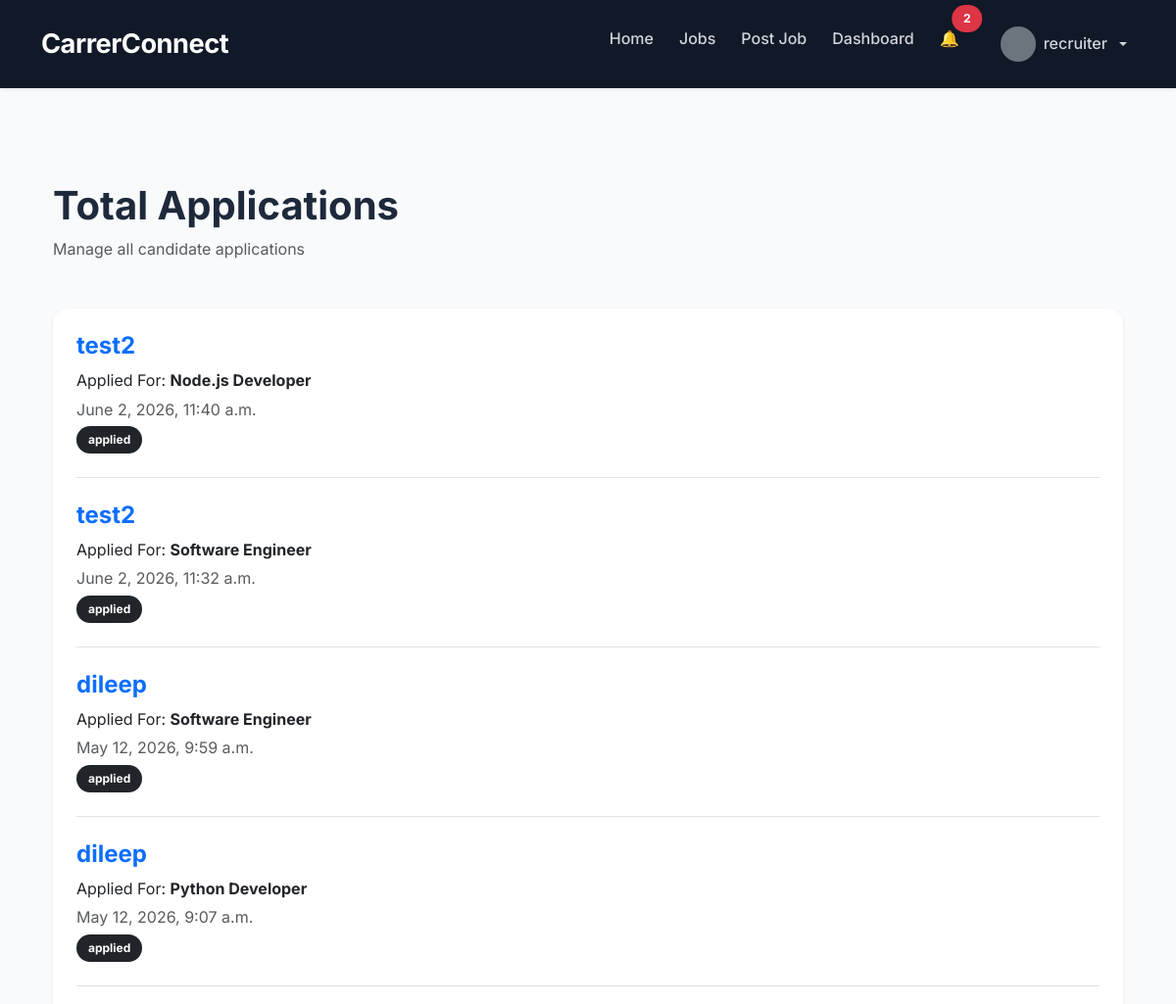
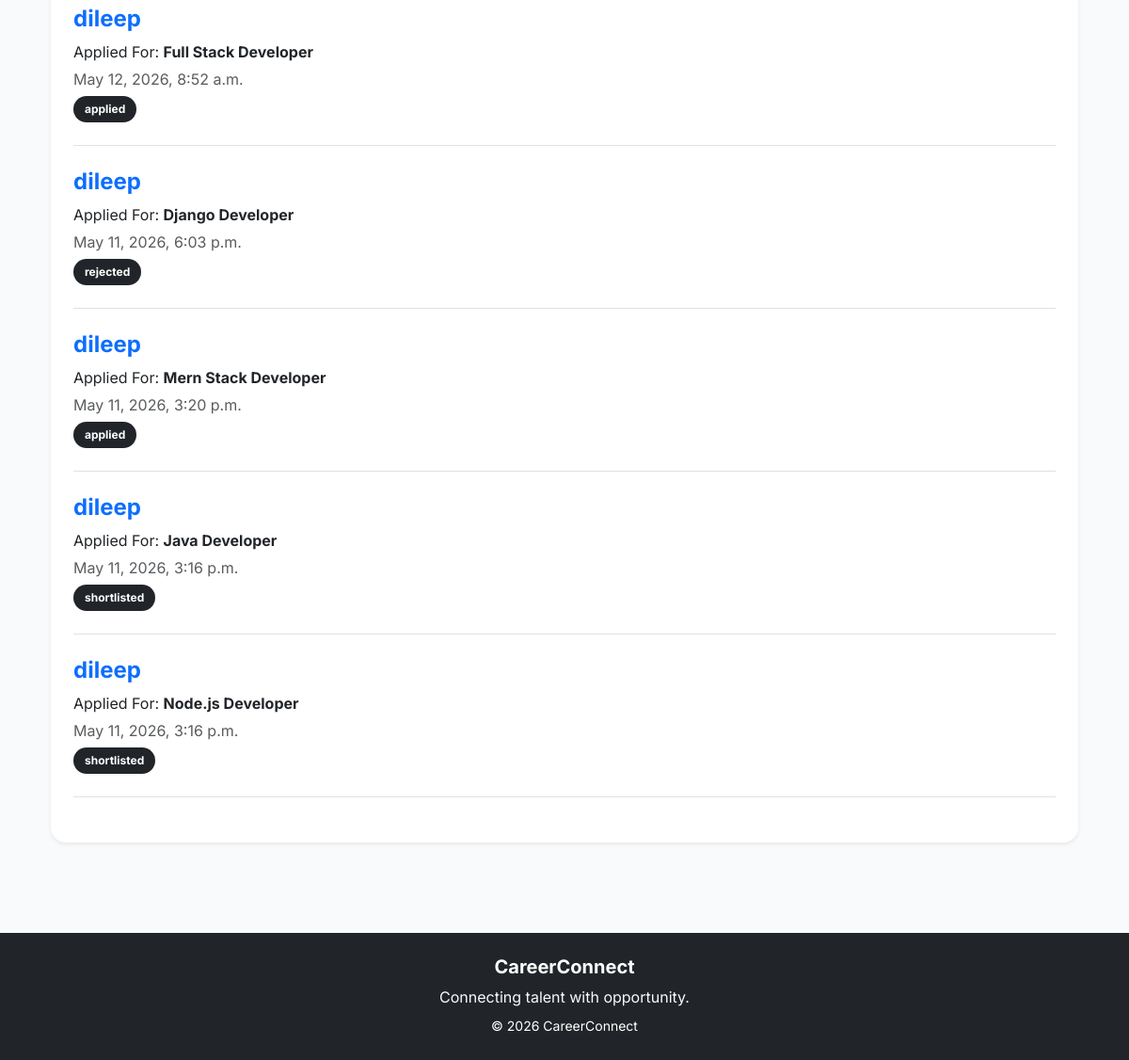
The page /applications/recruiter/applications/ (signed in) on the database its author committed (2 pictures, top to bottom).
### applications/models.py (models this page shows, shortened)
class Application(models.Model):
    STATUS_CHOICES = [
    ('applied', 'Applied'),
    ('reviewed', 'Reviewed'),
    ('shortlisted', 'Shortlisted'),
    ('accepted', 'Accepted'),
    ('rejected', 'Rejected'),
]
    job = models.ForeignKey(
        Job,
        on_delete=models.CASCADE
    )
    applicant = models.ForeignKey(
        User,
        on_delete=models.CASCADE
    )
    status = models.CharField(
    max_length=20,
    choices=STATUS_CHOICES,
    default='applied'
)
    applied_at = models.DateTimeField(
        auto_now_add=True
    )

### jobs/models.py (models this page shows, shortened)
class Job(models.Model):
    JOB_TYPE_CHOICES = (
        ('full_time', 'Full Time'),
        ('part_time', 'Part Time'),
        ('internship', 'Internship'),
        ('remote', 'Remote'),
)
    EXPERIENCE_LEVEL_CHOICES = (
    ('fresher', 'Fresher'),
    ('junior', 'Junior'),
    ('mid', 'Mid Level'),
    ('senior', 'Senior'),
)
    recruiter = models.ForeignKey(
        User,
        on_delete=models.CASCADE
    )
    title = models.CharField(
        max_length=255
    )
    company_name = models.CharField(
        max_length=255
    )
    company_logo = models.ImageField(
    upload_to='company_logos/',
    blank=True,
    null=True
    )
    location = models.CharField(
        max_length=255
    )
    salary = models.CharField(
        max_length=100
    )
    job_type = models.CharField(
        max_length=50,
        choices=JOB_TYPE_CHOICES
    )
    experience_level = models.CharField(
    max_length=50,
    choices=EXPERIENCE_LEVEL_CHOICES,
    default='fresher'
)
    description = models.TextField()
    requirements = models.TextField()
    created_at = models.DateTimeField(
        auto_now_add=True
    )
    updated_at = models.DateTimeField(
        auto_now=True
    )

### applications/views.py (the view)
@login_required
def recruiter_applications_view(request):
    applications = Application.objects.filter(
        job__recruiter=request.user
    ).order_by('-applied_at')
    context = {
        'applications': applications
    }
    return render(
        request,
        'applications/recruiter_applications.html',
        context
    )

### accounts/context_processors.py (called while the page is built)
def notification_count(request):
    if request.user.is_authenticated:
        count = Notification.objects.filter(
            user=request.user,
            is_read=False
        ).count()
        return {
            'notification_count': count
        }
    return {
        'notification_count': 0
    }

### templates/applications/recruiter_applications.html (shortened to what this page needs)
{% extends 'base.html' %}
{% block content %}
<div class="container py-5">
    <div class="mb-5">
        <h1 class="fw-bold">
            Total Applications
        </h1>
        <p class="text-muted">
            Manage all candidate applications
        </p>
    </div>
    <div class="card border-0 shadow-sm rounded-4">
        <div class="card-body p-4">
            {% for application in applications %}
                <div class="border-bottom pb-4 mb-4">
                    <div class="d-flex justify-content-between">
                        <div>
                            <a href="{% url 'candidate_profile' application.applicant.id %}"
                               class="text-decoration-none">
                                <h4 class="fw-bold">
                                    {{ application.applicant.username }}
                                </h4>
                            </a>
                            <p class="mb-1">
                                Applied For:
                                <strong>
                                    {{ application.job.title }}
                                </strong>
                            </p>
                            <p class="text-muted mb-1">
                                {{ application.applied_at }}
                            </p>
                            <span class="badge bg-dark">
                                {{ application.status }}
                            </span>
                        </div>
                    </div>
                </div>
            {% empty %}
                <div class="text-center py-5">
                    <h4>
                        No Applications Yet
                    </h4>
                </div>
            {% endfor %}
        </div>
    </div>
</div>
{% endblock %}

### templates/base.html (shortened to what this page needs)
{% load static %}
<!DOCTYPE html>
<html lang="en">
<head>
<link rel="stylesheet"
href="https://cdn.jsdelivr.net/npm/bootstrap-icons@1.11.3/font/bootstrap-icons.min.css">
<link
    href="https://cdn.jsdelivr.net/npm/bootstrap@5.3.3/dist/css/bootstrap.min.css"
    rel="stylesheet">
<link
    rel="stylesheet"
    href="{% static 'css/style.css' %}">
</head>
<body>
    <nav class="navbar navbar-expand-lg navbar-dark shadow-sm">
        <div class="container">
            <a class="navbar-brand fw-bold" href="{% url 'home' %}">
                CarrerConnect
            </a>
            <div class="collapse navbar-collapse" id="navbarNav">
                <ul class="navbar-nav ms-auto">
                    <li class="nav-item">
                        <a class="nav-link {% if request.path == '/' %}active fw-bold{% endif %}"
                                href="{% url 'home' %}">
                            Home
                        </a>
                    </li>
                    <li class="nav-item">
                       <a class="nav-link {% if '/jobs/' in request.path %}active fw-bold{% endif %}"
                            href="{% url 'jobs' %}">
                            Jobs
                        </a>
                    </li>
                           {% if user.is_authenticated %}
                                    {% if user.userprofile.role == 'recruiter' %}
                                        <li class="nav-item">
                                            <a class="nav-link"
                                            href="{% url 'create_job' %}">
                                                Post Job
                                            </a>
                                        </li>
                                    <li class="nav-item">
                                        <a class="nav-link {% if '/jobs/dashboard/' in request.path %}active fw-bold{% endif %}"
                                            href="{% url 'recruiter_dashboard' %}">
                                            Dashboard
                                        </a>
                                    </li>
                                    {% endif %}
                                <li class="nav-item me-3">
                                    <a class="nav-link position-relative text-white"
                                    href="{% url 'notifications' %}">
                                        🔔
                                        {% if notification_count > 0 %}
                                            <span class="position-absolute top-0 start-100 translate-middle badge rounded-pill bg-danger">
                                                {{ notification_count }}
                                            </span>
                                        {% endif %}
                                    </a>
                                </li>
                                    <li class="nav-item dropdown">
                                    <a class="nav-link dropdown-toggle d-flex align-items-center gap-2 {% if '/accounts/profile/' in request.path %}active fw-bold{% endif %}"
                                    href="#"
                                    role="button"
                                    data-bs-toggle="dropdown"
                                    aria-expanded="false">
                                        {% if user.userprofile.profile_image %}
                                            <img src="{{ user.userprofile.profile_image.url }}"
                                                width="36"
                                                height="36"
                                                class="rounded-circle"
                                                style="object-fit: cover;">
        {% else %}
            <div class="bg-secondary rounded-circle"
                 style="width: 36px;
                        height: 36px;">
            </div>
        {% endif %}
        <span>
            {% if user.userprofile.full_name %}
                {{ user.userprofile.full_name }}
            {% else %}
                {{ request.user.username }}
            {% endif %}
        </span>
    </a>
</li>
                                {% endif %}
                </ul>
            </div>
        </div>
    </nav>
    <div
    id="toastBox"
    class="position-fixed top-0 end-0 p-3"
    style="z-index: 9999;">
</div>
<div class="container mt-5">
    {% block content %}
    {% endblock %}
</div>
    <footer class="bg-dark text-white text-center py-4 mt-5">
    <h5 class="fw-bold">
        CareerConnect
    </h5>
    <p class="text-light mb-1">
        Connecting talent with opportunity.
    </p>
    <small>
        © 2026 CareerConnect
    </small>
</footer>
</body>
</html>

### static/css/style.css (style rules this page uses)
body { font-family: 'Inter', sans-serif; background: #f8fafc; color: #1e293b; line-height: 1.6; }
.navbar { padding: 16px 0; box-shadow: 0 2px 20px rgba(0,0,0,0.08); }
.navbar-brand { font-size: 1.5rem; font-weight: 800; letter-spacing: 0.5px; }
.card { border: none; border-radius: 20px; background: #ffffff; box-shadow: 0 10px 30px rgba(0,0,0,0.05); transition: 0.3s ease; }
.badge { padding: 8px 12px; border-radius: 20px; }
.card-body h4 { font-weight: 700; }
footer { margin-top: 80px; padding: 20px; }
.navbar { background: #111827 !important; padding: 18px 0; }
.navbar-brand { font-size: 1.7rem; font-weight: 800; letter-spacing: -0.5px; }
.navbar .nav-link { color: #d1d5db !important; font-weight: 500; margin-left: 10px; transition: all 0.3s ease; }

### rows shown on the page
Application: applicant.username "test2", job "Node.js Developer", applied_at "June 2, 2026, 11:40 a.m.", status "applied"
Application: applicant.username "test2", job "Software Engineer", applied_at "June 2, 2026, 11:32 a.m.", status "applied"
Application: applicant.username "dileep", job "Software Engineer", applied_at "May 12, 2026, 9:59 a.m.", status "applied"
Application: applicant.username "dileep", job "Python Developer", applied_at "May 12, 2026, 9:07 a.m.", status "applied"
Application: applicant.username "dileep", job "Full Stack Developer", applied_at "May 12, 2026, 8:52 a.m.", status "applied"
Application: applicant.username "dileep", job "Django Developer", applied_at "May 11, 2026, 6:03 p.m.", status "rejected"
Application: applicant.username "dileep", job "Mern Stack Developer", applied_at "May 11, 2026, 3:20 p.m.", status "applied"
Application: applicant.username "dileep", job "Java Developer", applied_at "May 11, 2026, 3:16 p.m.", status "shortlisted"
Application: applicant.username "dileep", job "Node.js Developer", applied_at "May 11, 2026, 3:16 p.m.", status "shortlisted"

### other values the page prints
{{ notification_count }} "2"
{{ request.user.username }} "recruiter"
